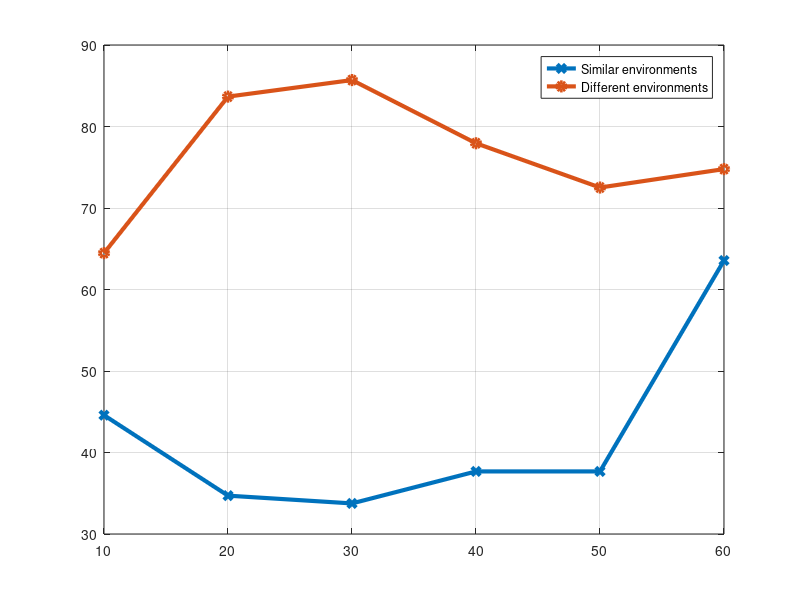

Here is the MATLAB script that generated this plot: (Note: this script raises an error after producing the figure.)
clc;
clear all;

features = [10 20 30 40 50 60];

infogain_similar = [44.57675 34.70585 33.752 37.6782 37.6782 63.555];
infogain_different = [64.46225 83.6675 85.69775 77.9425 72.511 74.77275];

mrmr_similar = [38.3656 52.73475 50.18925 47.09653333 47.09653333 60.495];
mrmr_different = [78.5335 65.3415 72.66875 72.18125 72.46325 74.77275];

h = gca;
plot(features, infogain_similar, 'LineWidth', 3, 'Marker', 'x', 'DisplayName', 'Similar environments');
grid on
hold on

plot(features, infogain_different, 'LineWidth', 3, 'Marker', 'o', 'DisplayName', 'Different environments');
legend('show')

h.FontName = 'Times New Roman';
h.FontWeight = 'bold';
h.FontSize = 20;

h.XLabel.String = 'Number of Features';
h.XLabel.FontSize = 30;
h.XLabel.FontName = 'Times New Roman';
h.XLabel.FontWeight = 'bold';

h.YLabel.String = 'Accuracy (%)';
h.YLabel.FontSize = 30;
h.YLabel.FontName = 'Times New Roman';
h.YLabel.FontWeight = 'bold';
hold off

saveas(h, '../matlab/InfoGain_diff_vs_similar.fig');
saveas(h, '../matlab/InfoGain_diff_vs_similar.eps', 'eps2c');
% print('../matlab/InfoGain_diff_vs_similar','-depsc')

figure
g = gca;
plot(features, mrmr_similar, 'LineWidth', 3, 'Marker', '*', 'DisplayName', 'Similar environments');
grid
hold on

plot(features, mrmr_different, 'LineWidth', 3, 'Marker', '+', 'DisplayName', 'Different environments');
legend('show')

g.FontName = 'Times New Roman';
g.FontWeight = 'bold';
g.FontSize = 20;

g.XLabel.String = 'Number of Features';
g.XLabel.FontSize = 30;
g.XLabel.FontName = 'Times New Roman';
g.XLabel.FontWeight = 'bold';

g.YLabel.String = 'Accuracy (%)';
g.YLabel.FontSize = 30;
g.YLabel.FontName = 'Times New Roman';
g.YLabel.FontWeight = 'bold';
hold off

saveas(g, '../matlab/mRMR_diff_vs_similar.fig');
% saveas(g, '../matlab/mRMR_diff_vs_similar.eps');
print('../matlab/mRMR_diff_vs_similar','-depsc')


































hold off